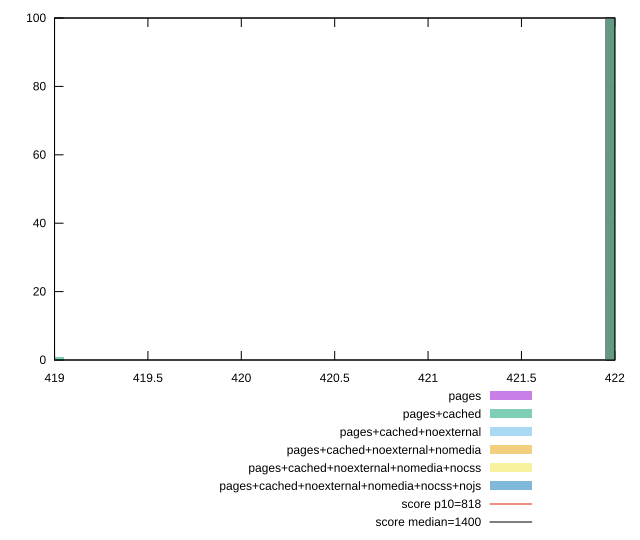

gnuplot code for this plot:
reset

$pages <<EOF
422 100
EOF

$pagesCached <<EOF
422 99
419 1
EOF

$pagesCachedNoexternal <<EOF
422 100
EOF

$pagesCachedNoexternalNomedia <<EOF
422 100
EOF

$pagesCachedNoexternalNomediaNocss <<EOF
422 100
EOF

$pagesCachedNoexternalNomediaNocssNojs <<EOF
422 100
EOF

set key outside below
set boxwidth 0.1
set xrange [419:422]
set yrange [0:100]
set trange [0:100]
set style fill transparent solid 0.5 noborder

set parametric
set terminal svg size 640, 540 enhanced background rgb 'white'
set output "reprap/dom-size/comparison/histogram/all_raw.svg"

plot $pages title "pages" with boxes, \
     $pagesCached title "pages+cached" with boxes, \
     $pagesCachedNoexternal title "pages+cached+noexternal" with boxes, \
     $pagesCachedNoexternalNomedia title "pages+cached+noexternal+nomedia" with boxes, \
     $pagesCachedNoexternalNomediaNocss title "pages+cached+noexternal+nomedia+nocss" with boxes, \
     $pagesCachedNoexternalNomediaNocssNojs title "pages+cached+noexternal+nomedia+nocss+nojs" with boxes, \
     818,t title "score p10=818", \
     1400,t title "score median=1400"

reset
